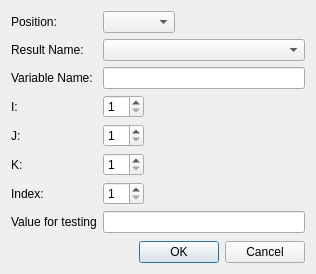
<?xml version="1.0" encoding="UTF-8"?>
<ui version="4.0">
 <class>PostStringResultArgumentEditDialog</class>
 <widget class="QDialog" name="PostStringResultArgumentEditDialog">
  <property name="geometry">
   <rect>
    <x>0</x>
    <y>0</y>
    <width>316</width>
    <height>274</height>
   </rect>
  </property>
  <property name="windowTitle">
   <string>Edit String Result Argument</string>
  </property>
  <layout class="QVBoxLayout" name="verticalLayout">
   <item>
    <layout class="QGridLayout" name="gridLayout">
     <item row="0" column="0">
      <widget class="QLabel" name="positionLabel">
       <property name="text">
        <string>Position:</string>
       </property>
      </widget>
     </item>
     <item row="0" column="1">
      <layout class="QHBoxLayout" name="horizontalLayout">
       <item>
        <widget class="QComboBox" name="positionComboBox"/>
       </item>
       <item>
        <spacer name="horizontalSpacer">
         <property name="orientation">
          <enum>Qt::Horizontal</enum>
         </property>
         <property name="sizeHint" stdset="0">
          <size>
           <width>40</width>
           <height>20</height>
          </size>
         </property>
        </spacer>
       </item>
      </layout>
     </item>
     <item row="1" column="0">
      <widget class="QLabel" name="resultNameLabel">
       <property name="text">
        <string>Result Name:</string>
       </property>
      </widget>
     </item>
     <item row="1" column="1">
      <layout class="QHBoxLayout" name="horizontalLayout_2">
       <item>
        <widget class="QComboBox" name="resultNameComboBox"/>
       </item>
      </layout>
     </item>
     <item row="2" column="0">
      <widget class="QLabel" name="vNameLabel">
       <property name="text">
        <string>Variable Name:</string>
       </property>
      </widget>
     </item>
     <item row="2" column="1">
      <widget class="QLineEdit" name="vNameEdit"/>
     </item>
     <item row="3" column="0">
      <widget class="QLabel" name="indexILabel">
       <property name="text">
        <string>I:</string>
       </property>
      </widget>
     </item>
     <item row="3" column="1">
      <layout class="QHBoxLayout" name="horizontalLayout_3">
       <item>
        <widget class="QSpinBox" name="iSpinBox">
         <property name="minimum">
          <number>1</number>
         </property>
        </widget>
       </item>
       <item>
        <spacer name="horizontalSpacer_3">
         <property name="orientation">
          <enum>Qt::Horizontal</enum>
         </property>
         <property name="sizeHint" stdset="0">
          <size>
           <width>40</width>
           <height>20</height>
          </size>
         </property>
        </spacer>
       </item>
      </layout>
     </item>
     <item row="4" column="0">
      <widget class="QLabel" name="indexJLabel">
       <property name="text">
        <string>J:</string>
       </property>
      </widget>
     </item>
     <item row="4" column="1">
      <layout class="QHBoxLayout" name="horizontalLayout_4">
       <item>
        <widget class="QSpinBox" name="jSpinBox">
         <property name="minimum">
          <number>1</number>
         </property>
        </widget>
       </item>
       <item>
        <spacer name="horizontalSpacer_4">
         <property name="orientation">
          <enum>Qt::Horizontal</enum>
         </property>
         <property name="sizeHint" stdset="0">
          <size>
           <width>40</width>
           <height>20</height>
          </size>
         </property>
        </spacer>
       </item>
      </layout>
     </item>
     <item row="5" column="0">
      <widget class="QLabel" name="indexKLabel">
       <property name="text">
        <string>K:</string>
       </property>
      </widget>
     </item>
     <item row="5" column="1">
      <layout class="QHBoxLayout" name="horizontalLayout_5">
       <item>
        <widget class="QSpinBox" name="kSpinBox">
         <property name="minimum">
          <number>1</number>
         </property>
        </widget>
       </item>
       <item>
        <spacer name="horizontalSpacer_5">
         <property name="orientation">
          <enum>Qt::Horizontal</enum>
         </property>
         <property name="sizeHint" stdset="0">
          <size>
           <width>40</width>
           <height>20</height>
          </size>
         </property>
        </spacer>
       </item>
      </layout>
     </item>
     <item row="6" column="0">
      <widget class="QLabel" name="indexLabel">
       <property name="text">
        <string>Index:</string>
       </property>
      </widget>
     </item>
     <item row="6" column="1">
      <layout class="QHBoxLayout" name="horizontalLayout_6">
       <item>
        <widget class="QSpinBox" name="indexSpinBox">
         <property name="minimum">
          <number>1</number>
         </property>
        </widget>
       </item>
       <item>
        <spacer name="horizontalSpacer_6">
         <property name="orientation">
          <enum>Qt::Horizontal</enum>
         </property>
         <property name="sizeHint" stdset="0">
          <size>
           <width>40</width>
           <height>20</height>
          </size>
         </property>
        </spacer>
       </item>
      </layout>
     </item>
     <item row="7" column="0">
      <widget class="QLabel" name="valueForTestLabel">
       <property name="text">
        <string>Value for testing</string>
       </property>
      </widget>
     </item>
     <item row="7" column="1">
      <widget class="QLineEdit" name="valueForTestEdit"/>
     </item>
    </layout>
   </item>
   <item>
    <spacer name="verticalSpacer">
     <property name="orientation">
      <enum>Qt::Vertical</enum>
     </property>
     <property name="sizeHint" stdset="0">
      <size>
       <width>20</width>
       <height>5</height>
      </size>
     </property>
    </spacer>
   </item>
   <item>
    <widget class="QDialogButtonBox" name="buttonBox">
     <property name="orientation">
      <enum>Qt::Horizontal</enum>
     </property>
     <property name="standardButtons">
      <set>QDialogButtonBox::Cancel|QDialogButtonBox::Ok</set>
     </property>
    </widget>
   </item>
  </layout>
 </widget>
 <resources/>
 <connections>
  <connection>
   <sender>buttonBox</sender>
   <signal>accepted()</signal>
   <receiver>PostStringResultArgumentEditDialog</receiver>
   <slot>accept()</slot>
   <hints>
    <hint type="sourcelabel">
     <x>248</x>
     <y>254</y>
    </hint>
    <hint type="destinationlabel">
     <x>157</x>
     <y>274</y>
    </hint>
   </hints>
  </connection>
  <connection>
   <sender>buttonBox</sender>
   <signal>rejected()</signal>
   <receiver>PostStringResultArgumentEditDialog</receiver>
   <slot>reject()</slot>
   <hints>
    <hint type="sourcelabel">
     <x>316</x>
     <y>260</y>
    </hint>
    <hint type="destinationlabel">
     <x>286</x>
     <y>274</y>
    </hint>
   </hints>
  </connection>
 </connections>
</ui>
